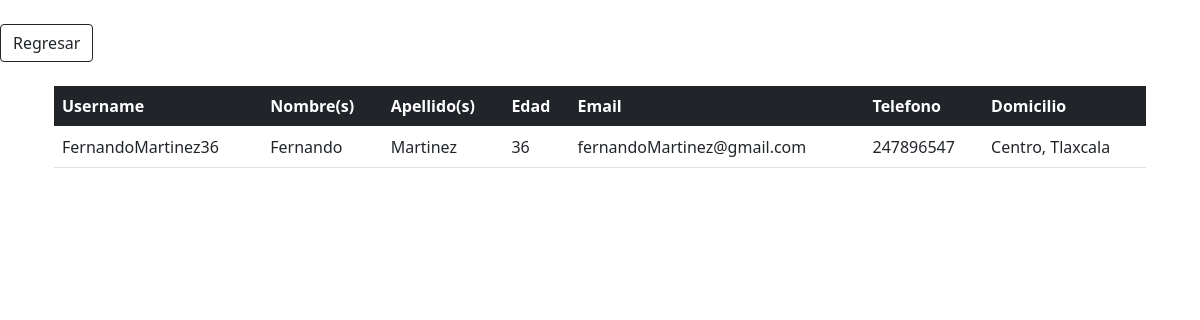
The page /clientesBusqueda.php?buscar=FernandoMartinez36 on the database its author committed.
### tables this page shows
CREATE TABLE `clientes` (
  `username` varchar(100) NOT NULL,
  `nombre` varchar(100) NOT NULL,
  `apellido` varchar(100) NOT NULL,
  `edad` int(11) NOT NULL,
  `email` varchar(100) NOT NULL,
  `telefono` varchar(100) NOT NULL,
  `domicilio` varchar(100) NOT NULL
);

### clientesBusqueda.php (the view, shortened to what this page needs)
<!DOCTYPE html>
<html>
<body>
<link href="https://cdn.jsdelivr.net/npm/bootstrap@5.0.0-beta3/dist/css/bootstrap.min.css" rel="stylesheet">
<?php require_once "conexion.php" ?>
            <?php
            if(isset($_GET)){
    if(strlen($_GET['buscar']) >=1)
    {
$buscar= $_GET['buscar'];
?>
<br>
<a href="mostrarDatosCliente.php">
<button type="button" class="btn btn-outline-dark">Regresar</button>
</a>
<div class="container center verpro">
<br>
<div class="container">
    <center>
<table class="table">
        <thead>
          <tr>
          <th class="bg-dark text-white">Username</th>
            <th class="bg-dark text-white">Nombre(s)</th>
              <th class="bg-dark text-white">Apellido(s)</th>
              <th class="bg-dark text-white">Edad</th>
              <th class="bg-dark text-white">Email</th>
              <th class="bg-dark text-white">Telefono</th>
              <th class="bg-dark text-white">Domicilio</th>
          </tr>
        </thead>
    <?php
    $consulta= "SELECT * FROM clientes WHERE username = '$buscar'";
    $ejecutarconsulta= mysqli_query($db,$consulta);
    $verfilas= mysqli_num_rows($ejecutarconsulta);
    $fila= mysqli_fetch_array($ejecutarconsulta);
    if(!$ejecutarconsulta)
    {
        echo("ERROR en la consulta");
    }
    else
        {
            if($verfilas<1)
            {
                echo("<tr><td>Sin registros</td></tr>");
            }
            else
            {
                for($x=0; $x<=$fila; $x++)
                {
                    echo'
                        <tr>
                        <td>'.$fila[0].'</td>
                        <td>'.$fila[1].'</td>
                        <td>'.$fila[2].'</td>
                        <td>'.$fila[3].'</td>
                        <td>'.$fila[4].'</td>
                        <td>'.$fila[5].'</td>
                        <td>'.$fila[6].'</td>
                        </tr>';
                        $fila=mysqli_fetch_array($ejecutarconsulta);
                }
            }
        }
    }
}
    ?>
</table>
    </center>
</div>
</div>
</body>
</html>

### rows shown on the page
clientes: username "FernandoMartinez36", nombre "Fernando", apellido "Martinez", edad "36", email "fernandoMartinez@gmail.com", telefono "247896547", domicilio "Centro, Tlaxcala"
